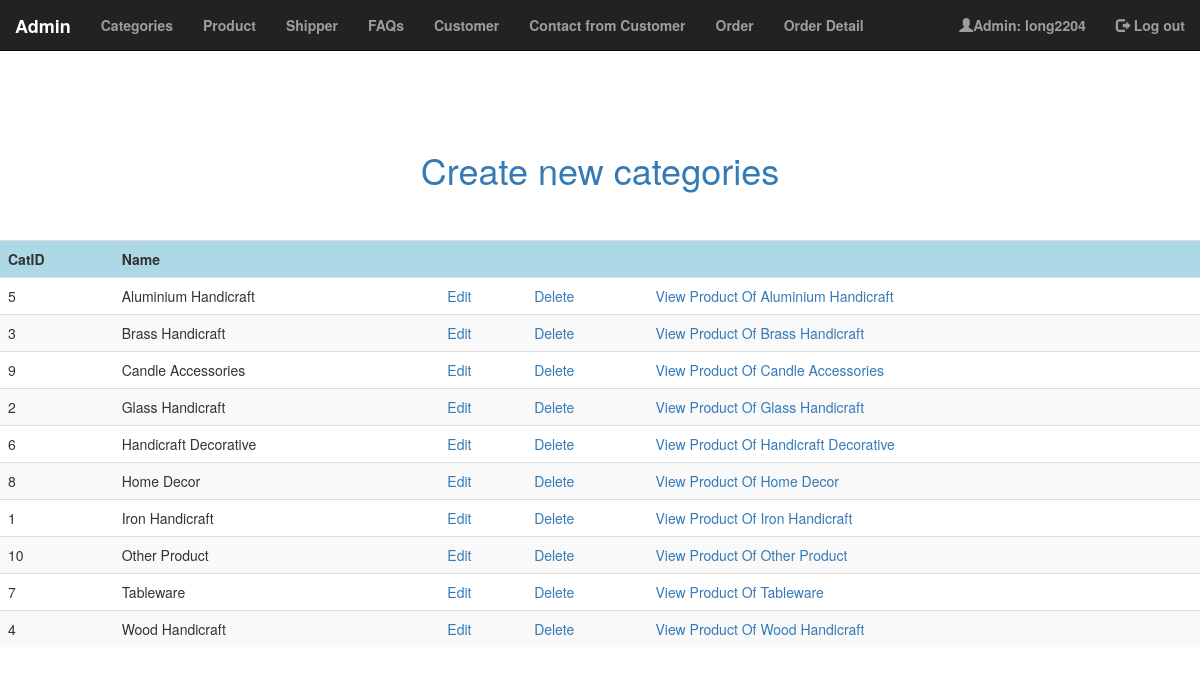
Screenshot of /code/foradmin/Categories/index.php (signed in) with the database file from the repository.
### tables this page shows
CREATE TABLE `categories` (
  `CatID` int(11) NOT NULL,
  `Name` varchar(100) NOT NULL
);

### code/foradmin/lib/database.php (called while the page is built, shortened)
<?php
function db_connect() {
    $connection = mysqli_connect(DB_SERVER, DB_USER, DB_PASS, DB_NAME);
    return $connection;
}
$db = db_connect();
function confirm_query_result($result){
    global $db;
    if (!$result){
        echo mysqli_error($db);
        db_disconnect($db);
        exit;
    } else {
        return $result;
    }
}
function find_all_categories(){
    global $db;
    $sql = "SELECT * FROM categories ";
    $sql .= "ORDER BY name";
    $result = mysqli_query($db, $sql);
    return confirm_query_result($result);
}
?>

### code/foradmin/Categories/index.php (the view, shortened to what this page needs)
<?php
require_once('../admin/adminheader.php');
?>
<!DOCTYPE html>
<html>
<head>
</head>
<body>
    <a href="new.php" style="text-align:center"><h1>Create new categories</h1></a> <br><br>
    <table class="table table-striped">
        <tr>
            <th>CatID</th>
            <th>Name</th>
            <th>&nbsp;</th>
            <th>&nbsp;</th>
            <th>&nbsp;</th>
  	    </tr>
        <?php
        $categories_set = find_all_categories();
        $count = mysqli_num_rows($categories_set);
        for ($i = 0; $i < $count; $i++):
            $category = mysqli_fetch_assoc($categories_set);
        ?>
            <tr>
                <td><?php echo $category['CatID']; ?></td>
                <td><?php echo $category['Name']; ?></td>
                <td><a href="<?php echo 'editcategory.php?id='.$category['CatID']; ?>">Edit</a></td>
                <td><a href="<?php echo 'deletecategory.php?id='.$category['CatID']; ?>">Delete</a></td>
                <td><a href="<?php echo 'viewproduct.php?id='.$category['CatID']; ?>">View Product Of <?php echo $category['Name']; ?></a></td>
            </tr>
        <?php
        endfor;
        ?>
    </table>
</body>
</html>

### code/foradmin/Admin/AdminHeader.php (style rules this page uses)
body { margin-top:70px; }

### code/foradmin/Categories/index.php (style rules this page uses)
table th { background-color:lightblue; }

### rows the page displays
categories: CatID "5", Name "Aluminium Handicraft"
categories: CatID "3", Name "Brass Handicraft"
categories: CatID "9", Name "Candle Accessories"
categories: CatID "2", Name "Glass Handicraft"
categories: CatID "6", Name "Handicraft Decorative"
categories: CatID "8", Name "Home Decor"
categories: CatID "1", Name "Iron Handicraft"
categories: CatID "10", Name "Other Product"
categories: CatID "7", Name "Tableware"
categories: CatID "4", Name "Wood Handicraft"

### other values shown
$_SESSION['adminname'] "long2204"
